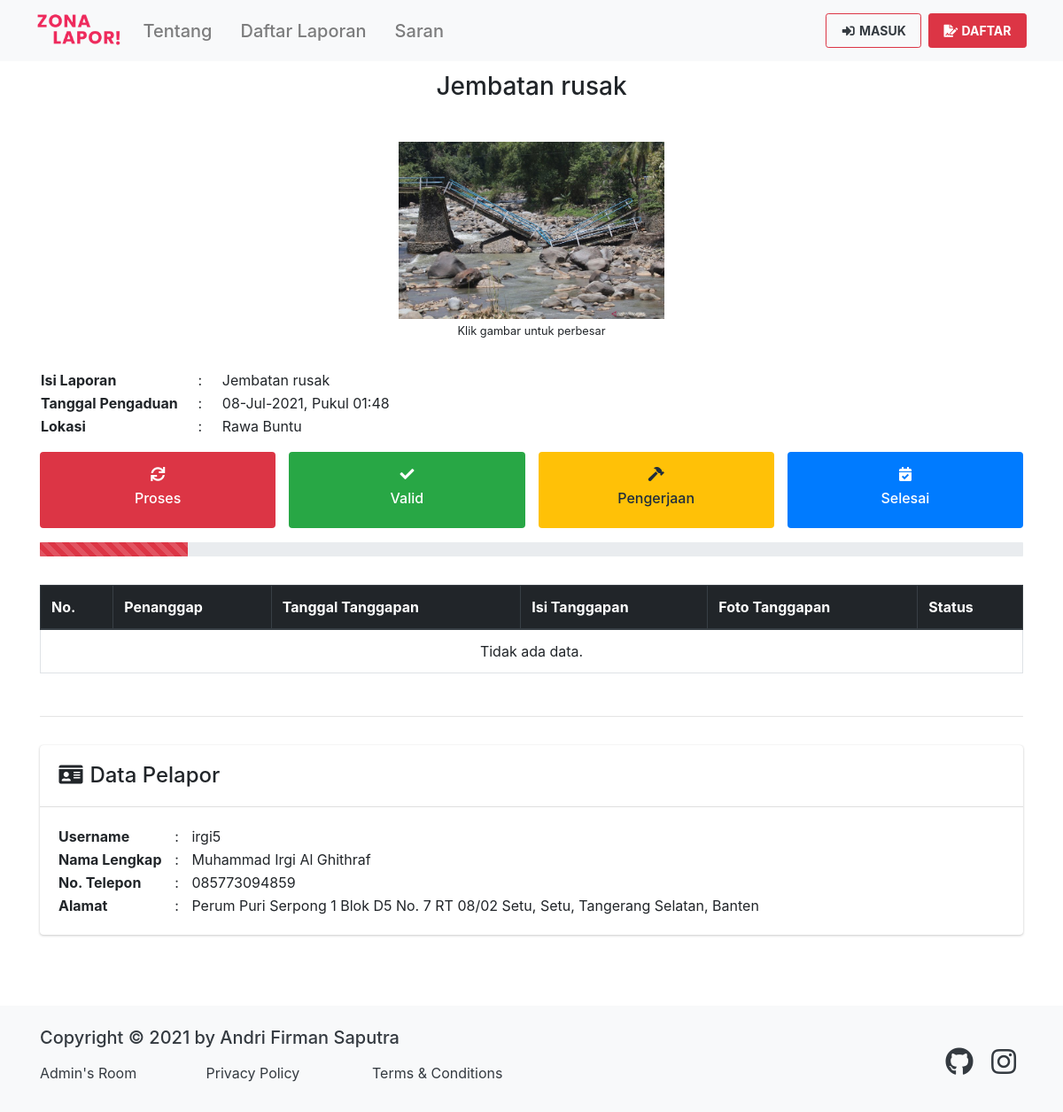
The page /landing/detailPengaduan/1 on the database its author committed.
### tables this page shows
CREATE TABLE `pengaduan` (
  `id_pengaduan` int(11) NOT NULL,
  `isi_laporan` text NOT NULL,
  `tgl_pengaduan` datetime NOT NULL,
  `foto` text DEFAULT 'default.png',
  `status_pengaduan` enum('belum_ditanggapi','proses','valid','pengerjaan','selesai','tidak_valid') NOT NULL DEFAULT 'belum_ditanggapi',
  `id_masyarakat` int(11) NOT NULL,
  `id_kelurahan` int(11) NOT NULL
);

CREATE TABLE `kelurahan` (
  `id_kelurahan` int(11) NOT NULL,
  `kelurahan` varchar(100) NOT NULL,
  `id_kecamatan` int(11) NOT NULL
);

CREATE TABLE `masyarakat` (
  `id_masyarakat` int(11) NOT NULL,
  `nama` varchar(100) NOT NULL,
  `username` varchar(100) NOT NULL,
  `password` varchar(255) NOT NULL,
  `no_telepon` varchar(20) NOT NULL,
  `alamat` text NOT NULL
);

### application/controllers/Landing.php (called while the page is built, shortened)
<?php
class Landing extends CI_Controller
{
	public function __construct()
	{
		$this->load->model('Pengaduan_model', 'pemo');
		$this->load->model('Landing_model', 'lamo');
		$this->load->model('Tanggapan_model', 'tamo');
	}
	public function detailPengaduan($id_pengaduan = 0)
	{
		$data['id_pengaduan'] 	= $id_pengaduan;
		$data['pengaduan']		= $this->pemo->getPengaduanById($id_pengaduan);
		$data['title']  		= 'Detail Pengaduan - ' . $data['pengaduan']['isi_laporan'];
		$data['tanggapan']		= $this->tamo->getTanggapanByIdPengaduan($id_pengaduan);
		$this->load->view('templates/header', $data);
		$this->load->view('landing/detail_pengaduan', $data);
		$this->load->view('templates/footer', $data);
	}
}

### index.php (called while the page is built, shortened)
<?php
require_once BASEPATH.'core/CodeIgniter.php';

### application/models/Pengaduan_model.php (called while the page is built, shortened)
<?php
class Pengaduan_model extends CI_Model
{
	public function getPengaduanById($id_pengaduan)
	{
		$this->db->join('masyarakat', 'pengaduan.id_masyarakat=masyarakat.id_masyarakat');
		$this->db->join('kelurahan', 'pengaduan.id_kelurahan=kelurahan.id_kelurahan');
		return $this->db->get_where('pengaduan', ['id_pengaduan' => $id_pengaduan])->row_array();
	}
}

### application/views/landing/detail_pengaduan.php (the view, shortened to what this page needs)
<header>
	<nav class="navbar navbar-expand-lg navbar-light bg-light fixed-top">
	  <div class="container">
	    <a class="navbar-brand" href="<?= base_url(); ?>">
	      <img src="<?= base_url('assets/img/img_properties/favicon-text.png'); ?>" class="d-inline-block align-top img-fluid img-w-100">
	    </a>
	    <div class="collapse navbar-collapse" id="navbarNavAltMarkup">
	      <div class="navbar-nav">
	        <a class="nav-link page-scroll" href="<?= base_url('landing/'); ?>#tentang"><h5 class="my-auto">Tentang</h5></a>
	        <a class="nav-link page-scroll" href="<?= base_url('landing/'); ?>#daftar_laporan"><h5 class="my-auto">Daftar Laporan</h5></a>
	        <a class="nav-link page-scroll" href="<?= base_url('landing/'); ?>#saran"><h5 class="my-auto">Saran</h5></a>
	      </div>
	      <div class="navbar-nav ml-auto">
	        <a class="nav-link btn btn-sm font-weight-bold m-1 btn-login" href="<?= base_url('landing/masuk'); ?>"><i class="fas fa-fw fa-sign-in-alt"></i> MASUK</a>
	        <a class="nav-link btn btn-sm font-weight-bold m-1 btn-danger text-white" href="<?= base_url('landing/daftar'); ?>"><i class="fas fa-fw fa-file-signature"></i> DAFTAR</a>
	      </div>
	    </div>
	  </div>
	</nav>
</header>
<main class="flex-shrink-0">
	<div class="container mb-5">
		<div class="row justify-content-center py-3">
			<div class="col-lg header-title">
				<h3 class="text-center"><?= $pengaduan['isi_laporan']; ?></h3>
			</div>
		</div>
		<div class="row text-center py-3">
			<div class="col-lg">
				<a href="<?= base_url('assets/img/img_pengaduan/') . $pengaduan['foto']; ?>" class="enlarge">
					<img src="<?= base_url('assets/img/img_pengaduan/') . $pengaduan['foto']; ?>" class="img-fluid img-hm-200" alt="<?= $pengaduan['foto']; ?>">
				</a><br>
				<small>Klik gambar untuk perbesar</small>
			</div>
		</div>
		<div class="row my-3">
			<div class="col-lg">
				<table>
					<tr>
						<th class="align-middle">Isi Laporan</th>
						<td style="width: 3rem" class="align-middle text-center">:</td>
						<td class="align-middle"><?= $pengaduan['isi_laporan']; ?></td>
					</tr>
					<tr>
						<th class="align-middle">Tanggal Pengaduan</th>
						<td style="width: 3rem" class="align-middle text-center">:</td>
						<td class="align-middle"><?= date('d-M-Y, \P\u\k\u\l H:i', strtotime($pengaduan['tgl_pengaduan'])); ?></td>
					</tr>
					<tr>
						<th class="align-middle">Lokasi</th>
						<td style="width: 3rem" class="align-middle text-center">:</td>
						<td class="align-middle"><?= $pengaduan['kelurahan']; ?></td>
					</tr>
				</table>
			</div>
		</div>
		<div class="row my-2">
			<div class="col-3">
				<div class="text-center bg-danger py-3 rounded text-white">
					<h6><i class="fas fa-fw fa-sync"></i></h6>
					<h6>Proses</h6>
				</div>
			</div>
			<div class="col-3">
				<div class="text-center bg-success py-3 rounded text-white">
					<h6><i class="fas fa-fw fa-check"></i></h6>
					<h6>Valid</h6>
				</div>
			</div>
			<div class="col-3">
				<div class="text-center bg-warning py-3 rounded text-white">
					<h6><i class="fas fa-fw fa-hammer"></i></h6>
					<h6>Pengerjaan</h6>
				</div>
			</div>
			<div class="col-3">
				<div class="text-center bg-primary py-3 rounded text-white">
					<h6><i class="fas fa-fw fa-calendar-check"></i></h6>
					<h6>Selesai</h6>
				</div>
			</div>
		</div>
		<div class="row my-3">
			<div class="col">
				<?php if ($pengaduan['status_pengaduan'] == 'belum_ditanggapi'): ?>
					<div class="progress">
						<div class="progress-bar progress-bar-striped bg-danger" role="progressbar" style="width: 15%" aria-valuenow="15" aria-valuemin="0" aria-valuemax="100"></div>
					</div>
				<?php elseif ($pengaduan['status_pengaduan'] == 'proses'): ?>
					<div class="progress">
					  <div class="progress-bar bg-danger" role="progressbar" style="width: 15%" aria-valuenow="15" aria-valuemin="0" aria-valuemax="15"></div>
					</div>
				<?php elseif ($pengaduan['status_pengaduan'] == 'valid'): ?>
					<div class="progress">
					  <div class="progress-bar bg-success" role="progressbar" style="width: 40%" aria-valuenow="40" aria-valuemin="0" aria-valuemax="40"></div>
					</div>
				<?php elseif ($pengaduan['status_pengaduan'] == 'pengerjaan'): ?>
					<div class="progress">
					  <div class="progress-bar bg-warning" role="progressbar" style="width: 65%" aria-valuenow="65" aria-valuemin="0" aria-valuemax="65"></div>
					</div>
				<?php elseif ($pengaduan['status_pengaduan'] == 'selesai'): ?>
					<div class="progress">
					  <div class="progress-bar bg-primary" role="progressbar" style="width: 100%" aria-valuenow="100" aria-valuemin="0" aria-valuemax="100"></div>
					</div>
				<?php endif ?>
			</div>
		</div>
		<div class="row py-3">
			<div class="col-lg">
				<div class="table-responsive">
					<table class="table table-bordered">
						<thead class="thead-dark">
							<tr>
								<th class="align-middle">No.</th>
								<th class="align-middle">Penanggap</th>
								<th class="align-middle">Tanggal Tanggapan</th>
								<th class="align-middle">Isi Tanggapan</th>
								<th class="align-middle">Foto Tanggapan</th>
								<th class="align-middle">Status</th>
							</tr>
						</thead>
						<tbody>
							<?php if ($tanggapan == null): ?>
								<tr>
									<td class="text-center align-middle" colspan="6">Tidak ada data.</td>
								</tr>
							<?php endif ?>
						</tbody>
					</table>
				</div>
			</div>
		</div>
		<hr>
		<div class="row py-3">
			<div class="col-lg">
				<div class="card">
					<div class="card-header mt-2">
						<h4><i class="fas fa-fw fa-id-card"></i> Data Pelapor</h4>
					</div>
					<div class="card-body">
						<table>
							<tr>
								<th>Username</th>
								<td style="width: 2rem; text-align: center;"> : </td>
								<td><?= $pengaduan['username']; ?></td>
							</tr>
							<tr>
								<th>Nama Lengkap</th>
								<td style="width: 2rem; text-align: center;"> : </td>
								<td><?= $pengaduan['nama']; ?></td>
							</tr>
							<tr>
								<th>No. Telepon</th>
								<td style="width: 2rem; text-align: center;"> : </td>
								<td><?= $pengaduan['no_telepon']; ?></td>
							</tr>
							<tr>
								<th>Alamat</th>
								<td style="width: 2rem; text-align: center;"> : </td>
								<td><?= $pengaduan['alamat']; ?></td>
							</tr>
						</table>
					</div>
				</div>
			</div>
		</div>
	</div>
</main>

### application/views/templates/header.php (shortened to what this page needs)
<!DOCTYPE html>
<html lang="en" class="h-100" id="page-top">
<head>
  <?php include 'include/css.php'; ?>
</head>
<body class="d-flex flex-column h-100">

### application/views/templates/include/css.php (shortened to what this page needs)
<link rel="stylesheet" href="<?= base_url('assets/vendor/bootstrap/css/bootstrap.min.css'); ?>">
<link rel="stylesheet" href="<?= base_url('assets/vendor/fontawesome/css/all.min.css'); ?>">
<link rel="stylesheet" href="<?= base_url('assets/vendor/adminlte/css/adminlte.min.css'); ?>">
<link rel="stylesheet" href="<?= base_url('assets/vendor/overlayScrollbars/css/OverlayScrollbars.min.css'); ?>">
<link rel="stylesheet" href="<?= base_url('assets/vendor/datatables/css/dataTables.bootstrap4.min.css'); ?>">
<link rel="stylesheet" href="<?= base_url('assets/vendor/fancybox/css/jquery.fancybox.min.css'); ?>">
<link rel="stylesheet" href="<?= base_url('assets/css/zona_lapor.css'); ?>">

### application/views/templates/footer.php (shortened to what this page needs)
	<footer class="footer mt-auto bg-light">
		<div class="container">
			<div class="row my-4">
				<div class="col-lg footer-copyright my-auto">
					<h5 class="text-dark">Copyright &copy; 2021 by Andri Firman Saputra</h5>
					<div class="row">
						<div class="col-sm-4 col-12 my-2 text-left">
							<a class="text-decoration-none text-dark" href="<?= base_url('admin'); ?>">Admin's Room</a>
						</div>
						<div class="col-sm-4 col-12 my-2 text-left">
							<a class="text-decoration-none text-dark" href="<?= base_url('landing/privacyPolicy'); ?>">Privacy Policy</a>
						</div>
						<div class="col-sm-4 col-12 my-2 text-left">
							<a class="text-decoration-none text-dark" href="<?= base_url('landing/termsAndConditions'); ?>">Terms & Conditions</a>
						</div>
					</div>
				</div>
				<div class="col-lg footer-sosial-media pt-2 my-auto">
					<a class="text-decoration-none mx-2 text-dark" target="_blank" href="https://github.com/hako-975"><i class="fab fa-2x fa-github"></i></a>
					<a class="text-decoration-none mx-2 text-dark" target="_blank" href="https://instagram.com/andri_firman_975"><i class="fab fa-2x fa-instagram"></i></a>
				</div>
			</div>
		</div>
	</footer>
</body>
</html>

### assets/css/zona_lapor.css (style rules this page uses)
main > .container { padding: 60px 15px 0; }
.footer { background-color: #f5f5f5; }
.footer > .container { padding-right: 15px; padding-left: 15px; }
.header-title { margin: 5px 0; text-align: center; }
@media (min-width: 992px) { .header-title { margin: 5px 0; text-align: left; } }
.img-w-100 { width: 100px !important; }
.img-hm-200 { max-height: 200px !important; }
.footer-copyright { margin: 10px 0; text-align: left; }
.footer-sosial-media { margin: 10px 0; text-align: left; }
@media (min-width: 992px) { .footer-copyright { margin: 10px 0; text-align: left; } }
@media (min-width: 992px) { .footer-sosial-media { margin: 10px 0; text-align: right; } }
.btn-login { background: transparent !important; border: 1px solid #DC3545; color: #343a40 !important; }

### rows shown on the page
pengaduan: isi_laporan "Jembatan rusak", foto (picture), tgl_pengaduan "08-Jul-2021, Pukul 01:48", id_kelurahan.kelurahan "Rawa Buntu", id_masyarakat.username "irgi5", id_masyarakat.nama "Muhammad Irgi Al Ghithraf", id_masyarakat.no_telepon "085773094859", id_masyarakat.alamat "Perum Puri Serpong 1 Blok D5 No. 7 RT 08/02 Setu, Setu, Tangerang Selatan, Banten"
